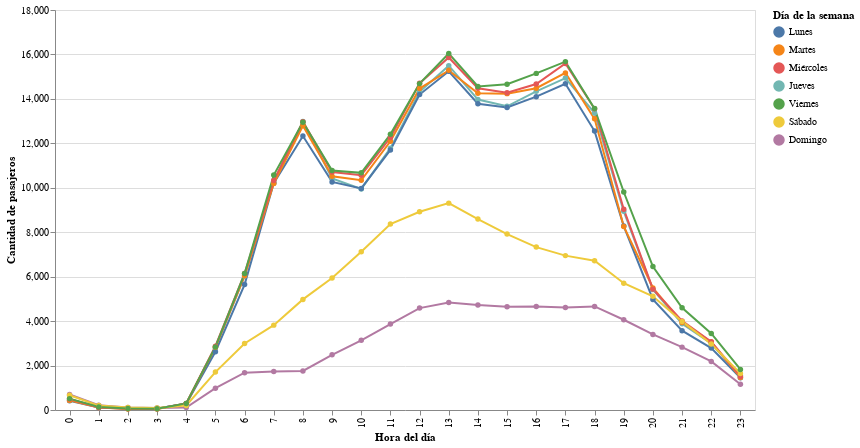

The code cell stored with this chart in its notebook:
### Code cell
# Hourly sum of boardings and median by day name
df_hourly_day_name = df_hourly.copy()
df_hourly_day_name.set_index("fecha_evento", inplace=True)
df_hourly_day_name.loc[:, "nombre_dia"] = df_hourly_day_name.index.day_name()
df_hourly_day_name.loc[:, "nombre_dia"].replace(DAY_NAME_MAPPING, inplace=True)
df_hourly_day_name.loc[:, "hora"] = df_hourly_day_name.index.hour
df_hourly_day_name = df_hourly_day_name.groupby(["hora", "nombre_dia"]).median().reset_index()

plot_boardings_by_hour_and_day_name(df_hourly_day_name)

### Figure 1 — Vega-Lite specification as saved in the notebook (floating-point values rounded to 4 significant figures; data arrays with more than 128 entries replaced by an {"elided": "..."} marker saying what was removed)
{"config": {"view": {"continuousWidth": 400, "continuousHeight": 300}}, "data": {"name": "data-b2389bb51b200149b777889651edc594"}, "mark": {"type": "line", "point": true}, "encoding": {"color": {"type": "nominal", "field": "nombre_dia", "sort": ["Lunes", "Martes", "Miércoles", "Jueves", "Viernes", "Sábado", "Domingo"], "title": "Día de la semana"}, "x": {"type": "ordinal", "field": "hora", "title": "Hora del día"}, "y": {"type": "quantitative", "field": "cantidad_pasajeros", "title": "Cantidad de pasajeros"}}, "height": 400, "width": 700, "$schema": "https://vega.github.io/schema/vega-lite/v4.8.1.json", "datasets": {"data-b2389bb51b200149b777889651edc594": {"elided": "168 records"}}}
